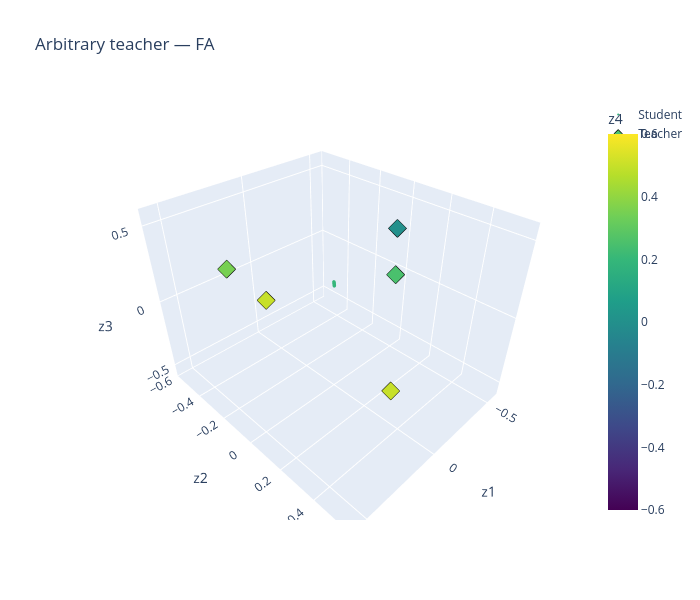

Here is the notebook cell this chart was saved with:
### Code cell
plot_particles_3d(h_fa_arb["particles"][-1], teacher_arb, "Arbitrary teacher — FA")

### Figure 1 — Plotly figure (JSON) as saved in the notebook; plotly's stock layout.template omitted (floating-point values rounded to 4 significant figures; data arrays with more than 128 entries replaced by an {"elided": "..."} marker saying what was removed)
{"data": [{"marker": {"cmax": 0.6, "cmin": -0.6, "color": {"elided": "500 float values"}, "colorbar": {"title": {"text": "z4"}}, "colorscale": [[0, "#440154"], [0.1111, "#482878"], [0.2222, "#3e4989"], [0.3333, "#31688e"], [0.4444, "#26828e"], [0.5556, "#1f9e89"], [0.6667, "#35b779"], [0.7778, "#6ece58"], [0.8889, "#b5de2b"], [1, "#fde725"]], "size": 2}, "mode": "markers", "name": "Student", "type": "scatter3d", "x": {"elided": "500 float values"}, "y": {"elided": "500 float values"}, "z": {"elided": "500 float values"}}, {"marker": {"cmax": 0.6, "cmin": -0.6, "color": [0.25, 0.5, 0.0, 0.5, 0.35], "colorscale": [[0, "#440154"], [0.1111, "#482878"], [0.2222, "#3e4989"], [0.3333, "#31688e"], [0.4444, "#26828e"], [0.5556, "#1f9e89"], [0.6667, "#35b779"], [0.7778, "#6ece58"], [0.8889, "#b5de2b"], [1, "#fde725"]], "line": {"color": "black", "width": 1}, "size": 6, "symbol": "diamond"}, "mode": "markers", "name": "Teacher", "type": "scatter3d", "x": [-0.5, 0.25, -0.25, 0.0, 0.35], "y": [0.0, 0.5, 0.15, -0.5, -0.35], "z": [0.0, 0.0, 0.5, -0.25, 0.25]}], "layout": {"height": 600, "scene": {"xaxis": {"range": [-0.6, 0.6], "title": {"text": "z1"}}, "yaxis": {"range": [-0.6, 0.6], "title": {"text": "z2"}}, "zaxis": {"range": [-0.6, 0.6], "title": {"text": "z3"}}}, "title": {"text": "Arbitrary teacher — FA"}, "width": 700}}
